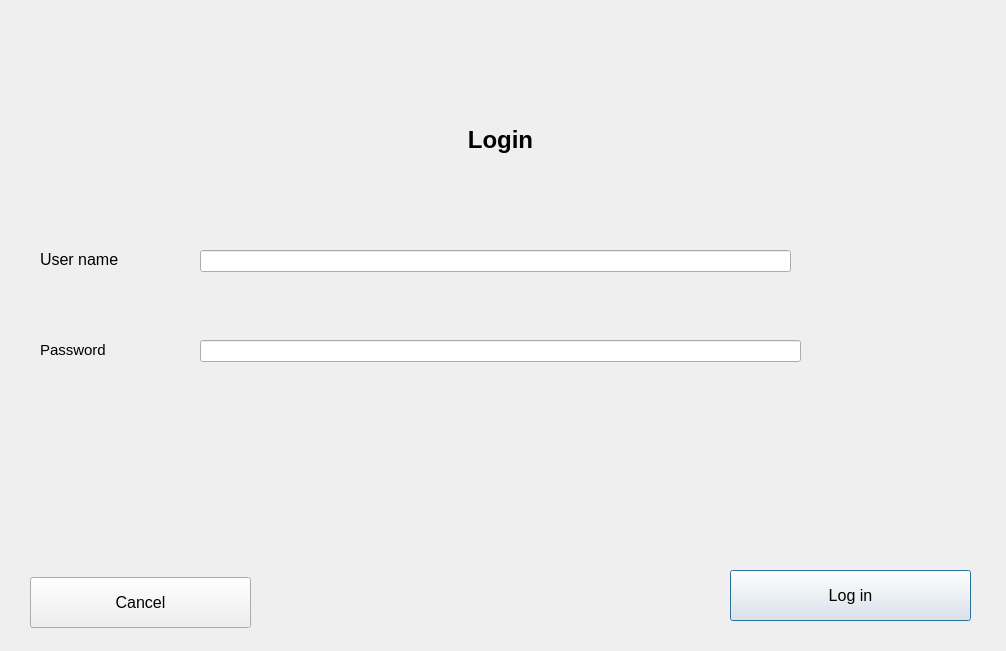
<?xml version="1.0" encoding="UTF-8"?>
<ui version="4.0">
 <class>Dialog</class>
 <widget class="QDialog" name="Dialog">
  <property name="geometry">
   <rect>
    <x>0</x>
    <y>0</y>
    <width>1006</width>
    <height>651</height>
   </rect>
  </property>
  <property name="windowTitle">
   <string>Dialog</string>
  </property>
  <property name="autoFillBackground">
   <bool>false</bool>
  </property>
  <property name="styleSheet">
   <string notr="true">font-size:12pt</string>
  </property>
  <widget class="QLabel" name="lblloginTitle">
   <property name="geometry">
    <rect>
     <x>60</x>
     <y>90</y>
     <width>881</width>
     <height>101</height>
    </rect>
   </property>
   <property name="styleSheet">
    <string notr="true">font-size:14pt</string>
   </property>
   <property name="text">
    <string>&lt;html&gt;&lt;head/&gt;&lt;body&gt;&lt;p align=&quot;center&quot;&gt;&lt;span style=&quot; font-size:18pt; font-weight:600;&quot;&gt;Login&lt;/span&gt;&lt;/p&gt;&lt;/body&gt;&lt;/html&gt;</string>
   </property>
  </widget>
  <widget class="QLabel" name="LblPassword">
   <property name="geometry">
    <rect>
     <x>40</x>
     <y>330</y>
     <width>151</width>
     <height>41</height>
    </rect>
   </property>
   <property name="text">
    <string>&lt;html&gt;&lt;head/&gt;&lt;body&gt;&lt;p&gt;&lt;span style=&quot; font-size:11pt;&quot;&gt;Password&lt;/span&gt;&lt;/p&gt;&lt;/body&gt;&lt;/html&gt;</string>
   </property>
  </widget>
  <widget class="QLineEdit" name="lnEditPassword">
   <property name="geometry">
    <rect>
     <x>200</x>
     <y>340</y>
     <width>601</width>
     <height>22</height>
    </rect>
   </property>
  </widget>
  <widget class="QPushButton" name="BtnLogin">
   <property name="geometry">
    <rect>
     <x>730</x>
     <y>570</y>
     <width>241</width>
     <height>51</height>
    </rect>
   </property>
   <property name="text">
    <string>Log in</string>
   </property>
  </widget>
  <widget class="QPushButton" name="BtnCancleExaminer">
   <property name="geometry">
    <rect>
     <x>30</x>
     <y>577</y>
     <width>221</width>
     <height>51</height>
    </rect>
   </property>
   <property name="text">
    <string>Cancel</string>
   </property>
  </widget>
  <widget class="QLineEdit" name="_LnEditName">
   <property name="geometry">
    <rect>
     <x>200</x>
     <y>250</y>
     <width>591</width>
     <height>22</height>
    </rect>
   </property>
  </widget>
  <widget class="QLabel" name="LblUserName">
   <property name="geometry">
    <rect>
     <x>40</x>
     <y>250</y>
     <width>101</width>
     <height>20</height>
    </rect>
   </property>
   <property name="toolTipDuration">
    <number>-2</number>
   </property>
   <property name="text">
    <string>&lt;html&gt;&lt;head/&gt;&lt;body&gt;&lt;p&gt;User name&lt;/p&gt;&lt;/body&gt;&lt;/html&gt;</string>
   </property>
  </widget>
 </widget>
 <resources/>
 <connections/>
</ui>
